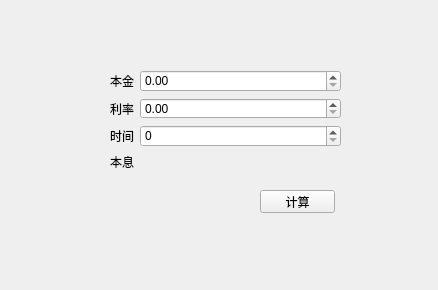
<?xml version="1.0" encoding="UTF-8"?>
<ui version="4.0">
 <class>Form</class>
 <widget class="QWidget" name="Form">
  <property name="geometry">
   <rect>
    <x>0</x>
    <y>0</y>
    <width>438</width>
    <height>290</height>
   </rect>
  </property>
  <property name="windowTitle">
   <string>Form</string>
  </property>
  <widget class="QWidget" name="formLayoutWidget">
   <property name="geometry">
    <rect>
     <x>110</x>
     <y>70</y>
     <width>231</width>
     <height>101</height>
    </rect>
   </property>
   <layout class="QFormLayout" name="formLayout">
    <item row="0" column="0">
     <widget class="QLabel" name="label">
      <property name="text">
       <string>本金</string>
      </property>
     </widget>
    </item>
    <item row="0" column="1">
     <widget class="QDoubleSpinBox" name="doubleSpinBox">
      <property name="maximum">
       <double>1000000.000000000000000</double>
      </property>
      <property name="singleStep">
       <double>10000.000000000000000</double>
      </property>
     </widget>
    </item>
    <item row="1" column="0">
     <widget class="QLabel" name="label_2">
      <property name="text">
       <string>利率</string>
      </property>
     </widget>
    </item>
    <item row="1" column="1">
     <widget class="QDoubleSpinBox" name="doubleSpinBox_2">
      <property name="maximum">
       <double>9.990000000000000</double>
      </property>
      <property name="singleStep">
       <double>1.000000000000000</double>
      </property>
     </widget>
    </item>
    <item row="2" column="0">
     <widget class="QLabel" name="label_3">
      <property name="text">
       <string>时间</string>
      </property>
     </widget>
    </item>
    <item row="2" column="1">
     <widget class="QSpinBox" name="spinBox"/>
    </item>
    <item row="3" column="1">
     <widget class="QLabel" name="label_5">
      <property name="text">
       <string/>
      </property>
     </widget>
    </item>
    <item row="3" column="0">
     <widget class="QLabel" name="label_4">
      <property name="text">
       <string>本息</string>
      </property>
     </widget>
    </item>
   </layout>
  </widget>
  <widget class="QPushButton" name="pushButton">
   <property name="geometry">
    <rect>
     <x>260</x>
     <y>190</y>
     <width>75</width>
     <height>23</height>
    </rect>
   </property>
   <property name="text">
    <string>计算</string>
   </property>
  </widget>
 </widget>
 <resources/>
 <connections/>
</ui>
